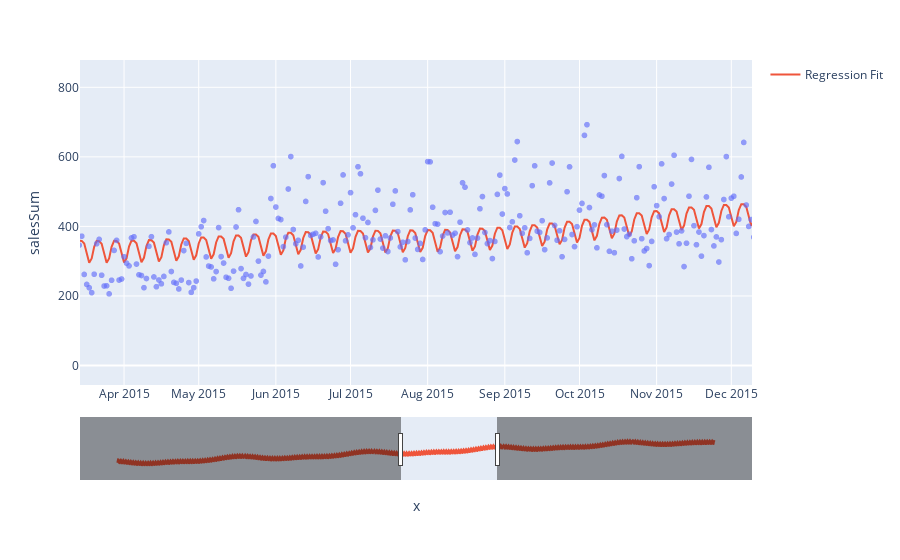

Write notebook code for a chart like this one.
### Code cell
y = df1["salesSum"]  # the target

# The intercept is the same as the `const` feature from
# DeterministicProcess. LinearRegression behaves badly with duplicated
# features, so we need to be sure to exclude it here.
model = LinearRegression(fit_intercept=False)
model.fit(X, y)

y_pred = pd.Series(model.predict(X), index=X.index)


#x_range = np.linspace(X.min(), X.max(), 100)
#y_range = model.predict(x_range.reshape(-1, 1))

fig = px.scatter(df1, x=df1.index.to_timestamp(), y='salesSum', opacity=0.65)
fig.add_traces(go.Scatter(x=X.index.to_timestamp(), y=y_pred, name='Regression Fit'))
fig.update_xaxes(rangeslider_visible= True)
fig.show()

### Figure 1 — Plotly figure (JSON) as saved in the notebook; plotly's stock layout.template omitted (floating-point values rounded to 4 significant figures; data arrays with more than 128 entries replaced by an {"elided": "..."} marker saying what was removed)
{"data": [{"hovertemplate": "x=%{x}<br>salesSum=%{y}<extra></extra>", "legendgroup": "", "marker": {"color": "#636efa", "opacity": 0.65, "symbol": "circle"}, "mode": "markers", "name": "", "showlegend": false, "x": {"elided": "1684 str values"}, "xaxis": "x", "y": {"elided": "1684 float values"}, "yaxis": "y", "type": "scattergl"}, {"name": "Regression Fit", "x": {"elided": "1684 str values"}, "y": {"elided": "1684 float values"}, "type": "scatter"}], "layout": {"xaxis": {"anchor": "y", "domain": [0, 1], "title": {"text": "x"}, "rangeslider": {"visible": true, "yaxis": {"_template": null, "rangemode": "match"}, "autorange": true, "range": ["2012-09-24 00:34:58.6547", "2017-11-21 23:25:01.3453"]}, "type": "date", "range": ["2015-03-14 07:13:34.7881", "2015-12-09 07:29:48.6384"], "autorange": false}, "yaxis": {"anchor": "x", "domain": [0, 1], "title": {"text": "salesSum"}, "type": "linear", "range": [-61.09, 883.5], "autorange": true}, "legend": {"tracegroupgap": 0}, "margin": {"t": 60}, "autosize": true}}
